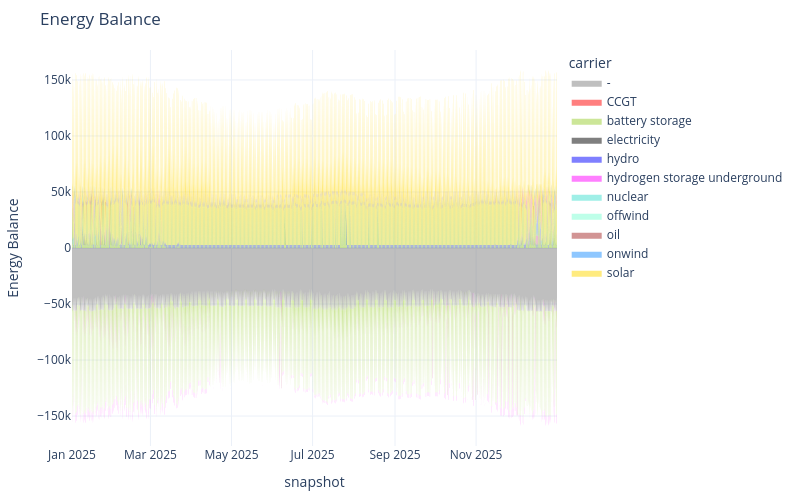

Here is the notebook cell this chart was saved with:
### Code cell
n_no_co2.statistics.energy_balance.iplot()

### Figure 1 — Plotly figure (JSON) as saved in the notebook; plotly's stock layout.template omitted (floating-point values rounded to 4 significant figures; data arrays with more than 128 entries replaced by an {"elided": "..."} marker saying what was removed)
{"data": [{"fillpattern": {"shape": ""}, "hovertemplate": "carrier=battery storage<br>snapshot=%{x}<br>Energy Balance=%{y}<extra></extra>", "legendgroup": "battery storage", "line": {"color": "yellowgreen", "width": 0}, "marker": {"symbol": "circle"}, "mode": "lines", "name": "battery storage", "orientation": "v", "showlegend": false, "stackgroup": "positive", "type": "scatter", "x": {"elided": "1578 str values"}, "xaxis": "x", "y": {"elided": "1578 float values"}, "yaxis": "y"}, {"fillpattern": {"shape": ""}, "hovertemplate": "carrier=hydro<br>snapshot=%{x}<br>Energy Balance=%{y}<extra></extra>", "legendgroup": "hydro", "line": {"color": "blue", "width": 0}, "marker": {"symbol": "circle"}, "mode": "lines", "name": "hydro", "orientation": "v", "showlegend": false, "stackgroup": "positive", "type": "scatter", "x": {"elided": "2920 str values"}, "xaxis": "x", "y": {"elided": "2920 float values"}, "yaxis": "y"}, {"fillpattern": {"shape": ""}, "hovertemplate": "carrier=hydrogen storage underground<br>snapshot=%{x}<br>Energy Balance=%{y}<extra></extra>", "legendgroup": "hydrogen storage underground", "line": {"color": "magenta", "width": 0}, "marker": {"symbol": "circle"}, "mode": "lines", "name": "hydrogen storage underground", "orientation": "v", "showlegend": false, "stackgroup": "positive", "type": "scatter", "x": {"elided": "484 str values"}, "xaxis": "x", "y": {"elided": "484 float values"}, "yaxis": "y"}, {"fillpattern": {"shape": ""}, "hovertemplate": "carrier=nuclear<br>snapshot=%{x}<br>Energy Balance=%{y}<extra></extra>", "legendgroup": "nuclear", "line": {"color": "turquoise", "width": 0}, "marker": {"symbol": "circle"}, "mode": "lines", "name": "nuclear", "orientation": "v", "showlegend": false, "stackgroup": "positive", "type": "scatter", "x": {"elided": "2920 str values"}, "xaxis": "x", "y": {"elided": "2920 float values"}, "yaxis": "y"}, {"fillpattern": {"shape": ""}, "hovertemplate": "carrier=offwind<br>snapshot=%{x}<br>Energy Balance=%{y}<extra></extra>", "legendgroup": "offwind", "line": {"color": "aquamarine", "width": 0}, "marker": {"symbol": "circle"}, "mode": "lines", "name": "offwind", "orientation": "v", "showlegend": false, "stackgroup": "positive", "type": "scatter", "x": {"elided": "2920 str values"}, "xaxis": "x", "y": {"elided": "2920 float values"}, "yaxis": "y"}, {"fillpattern": {"shape": ""}, "hovertemplate": "carrier=onwind<br>snapshot=%{x}<br>Energy Balance=%{y}<extra></extra>", "legendgroup": "onwind", "line": {"color": "dodgerblue", "width": 0}, "marker": {"symbol": "circle"}, "mode": "lines", "name": "onwind", "orientation": "v", "showlegend": false, "stackgroup": "positive", "type": "scatter", "x": {"elided": "2920 str values"}, "xaxis": "x", "y": {"elided": "2920 float values"}, "yaxis": "y"}, {"fillpattern": {"shape": ""}, "hovertemplate": "carrier=solar<br>snapshot=%{x}<br>Energy Balance=%{y}<extra></extra>", "legendgroup": "solar", "line": {"color": "gold", "width": 0}, "marker": {"symbol": "circle"}, "mode": "lines", "name": "solar", "orientation": "v", "showlegend": false, "stackgroup": "positive", "type": "scatter", "x": {"elided": "1819 str values"}, "xaxis": "x", "y": {"elided": "1819 float values"}, "yaxis": "y"}, {"fillpattern": {"shape": ""}, "hovertemplate": "carrier=-<br>snapshot=%{x}<br>Energy Balance=%{y}<extra></extra>", "legendgroup": "-", "line": {"color": "gray", "width": 0}, "marker": {"symbol": "circle"}, "mode": "lines", "name": "-", "orientation": "v", "showlegend": false, "stackgroup": "negative", "type": "scatter", "x": {"elided": "2920 str values"}, "xaxis": "x", "y": {"elided": "2920 float values"}, "yaxis": "y"}, {"fillpattern": {"shape": ""}, "hovertemplate": "carrier=battery storage<br>snapshot=%{x}<br>Energy Balance=%{y}<extra></extra>", "legendgroup": "battery storage", "line": {"color": "yellowgreen", "width": 0}, "marker": {"symbol": "circle"}, "mode": "lines", "name": "battery storage", "orientation": "v", "showlegend": false, "stackgroup": "negative", "type": "scatter", "x": {"elided": "1342 str values"}, "xaxis": "x", "y": {"elided": "1342 float values"}, "yaxis": "y"}, {"fillpattern": {"shape": ""}, "hovertemplate": "carrier=hydrogen storage underground<br>snapshot=%{x}<br>Energy Balance=%{y}<extra></extra>", "legendgroup": "hydrogen storage underground", "line": {"color": "magenta", "width": 0}, "marker": {"symbol": "circle"}, "mode": "lines", "name": "hydrogen storage underground", "orientation": "v", "showlegend": false, "stackgroup": "negative", "type": "scatter", "x": {"elided": "2436 str values"}, "xaxis": "x", "y": {"elided": "2436 float values"}, "yaxis": "y"}, {"fillpattern": {"shape": ""}, "hovertemplate": "carrier=-<br>snapshot=%{x}<br>Energy Balance=%{y}<extra></extra>", "legendgroup": "-", "line": {"color": "gray", "width": 0}, "marker": {"symbol": "circle"}, "mode": "lines", "name": "-", "orientation": "v", "showlegend": true, "stackgroup": "1", "type": "scatter", "x": ["2025-12-31T21:00:00.000000000"], "xaxis": "x", "y": [NaN], "yaxis": "y"}, {"fillpattern": {"shape": ""}, "hovertemplate": "carrier=CCGT<br>snapshot=%{x}<br>Energy Balance=%{y}<extra></extra>", "legendgroup": "CCGT", "line": {"color": "red", "width": 0}, "marker": {"symbol": "circle"}, "mode": "lines", "name": "CCGT", "orientation": "v", "showlegend": true, "stackgroup": "1", "type": "scatter", "x": ["2025-12-31T21:00:00.000000000"], "xaxis": "x", "y": [NaN], "yaxis": "y"}, {"fillpattern": {"shape": ""}, "hovertemplate": "carrier=battery storage<br>snapshot=%{x}<br>Energy Balance=%{y}<extra></extra>", "legendgroup": "battery storage", "line": {"color": "yellowgreen", "width": 0}, "marker": {"symbol": "circle"}, "mode": "lines", "name": "battery storage", "orientation": "v", "showlegend": true, "stackgroup": "1", "type": "scatter", "x": ["2025-12-31T21:00:00.000000000"], "xaxis": "x", "y": [NaN], "yaxis": "y"}, {"fillpattern": {"shape": ""}, "hovertemplate": "carrier=electricity<br>snapshot=%{x}<br>Energy Balance=%{y}<extra></extra>", "legendgroup": "electricity", "line": {"color": "black", "width": 0}, "marker": {"symbol": "circle"}, "mode": "lines", "name": "electricity", "orientation": "v", "showlegend": true, "stackgroup": "1", "type": "scatter", "x": ["2025-12-31T21:00:00.000000000"], "xaxis": "x", "y": [NaN], "yaxis": "y"}, {"fillpattern": {"shape": ""}, "hovertemplate": "carrier=hydro<br>snapshot=%{x}<br>Energy Balance=%{y}<extra></extra>", "legendgroup": "hydro", "line": {"color": "blue", "width": 0}, "marker": {"symbol": "circle"}, "mode": "lines", "name": "hydro", "orientation": "v", "showlegend": true, "stackgroup": "1", "type": "scatter", "x": ["2025-12-31T21:00:00.000000000"], "xaxis": "x", "y": [NaN], "yaxis": "y"}, {"fillpattern": {"shape": ""}, "hovertemplate": "carrier=hydrogen storage underground<br>snapshot=%{x}<br>Energy Balance=%{y}<extra></extra>", "legendgroup": "hydrogen storage underground", "line": {"color": "magenta", "width": 0}, "marker": {"symbol": "circle"}, "mode": "lines", "name": "hydrogen storage underground", "orientation": "v", "showlegend": true, "stackgroup": "1", "type": "scatter", "x": ["2025-12-31T21:00:00.000000000"], "xaxis": "x", "y": [NaN], "yaxis": "y"}, {"fillpattern": {"shape": ""}, "hovertemplate": "carrier=nuclear<br>snapshot=%{x}<br>Energy Balance=%{y}<extra></extra>", "legendgroup": "nuclear", "line": {"color": "turquoise", "width": 0}, "marker": {"symbol": "circle"}, "mode": "lines", "name": "nuclear", "orientation": "v", "showlegend": true, "stackgroup": "1", "type": "scatter", "x": ["2025-12-31T21:00:00.000000000"], "xaxis": "x", "y": [NaN], "yaxis": "y"}, {"fillpattern": {"shape": ""}, "hovertemplate": "carrier=offwind<br>snapshot=%{x}<br>Energy Balance=%{y}<extra></extra>", "legendgroup": "offwind", "line": {"color": "aquamarine", "width": 0}, "marker": {"symbol": "circle"}, "mode": "lines", "name": "offwind", "orientation": "v", "showlegend": true, "stackgroup": "1", "type": "scatter", "x": ["2025-12-31T21:00:00.000000000"], "xaxis": "x", "y": [NaN], "yaxis": "y"}, {"fillpattern": {"shape": ""}, "hovertemplate": "carrier=oil<br>snapshot=%{x}<br>Energy Balance=%{y}<extra></extra>", "legendgroup": "oil", "line": {"color": "brown", "width": 0}, "marker": {"symbol": "circle"}, "mode": "lines", "name": "oil", "orientation": "v", "showlegend": true, "stackgroup": "1", "type": "scatter", "x": ["2025-12-31T21:00:00.000000000"], "xaxis": "x", "y": [NaN], "yaxis": "y"}, {"fillpattern": {"shape": ""}, "hovertemplate": "carrier=onwind<br>snapshot=%{x}<br>Energy Balance=%{y}<extra></extra>", "legendgroup": "onwind", "line": {"color": "dodgerblue", "width": 0}, "marker": {"symbol": "circle"}, "mode": "lines", "name": "onwind", "orientation": "v", "showlegend": true, "stackgroup": "1", "type": "scatter", "x": ["2025-12-31T21:00:00.000000000"], "xaxis": "x", "y": [NaN], "yaxis": "y"}, {"fillpattern": {"shape": ""}, "hovertemplate": "carrier=solar<br>snapshot=%{x}<br>Energy Balance=%{y}<extra></extra>", "legendgroup": "solar", "line": {"color": "gold", "width": 0}, "marker": {"symbol": "circle"}, "mode": "lines", "name": "solar", "orientation": "v", "showlegend": true, "stackgroup": "1", "type": "scatter", "x": ["2025-12-31T21:00:00.000000000"], "xaxis": "x", "y": [NaN], "yaxis": "y"}], "layout": {"height": 500, "hovermode": "x", "legend": {"title": {"text": "carrier"}, "tracegroupgap": 0}, "margin": {"b": 50, "l": 50, "r": 50, "t": 50}, "title": {"text": "Energy Balance"}, "width": 800, "xaxis": {"anchor": "y", "domain": [0, 1], "title": {"text": "snapshot"}}, "yaxis": {"anchor": "x", "domain": [0, 1], "title": {"text": "Energy Balance"}}}}
